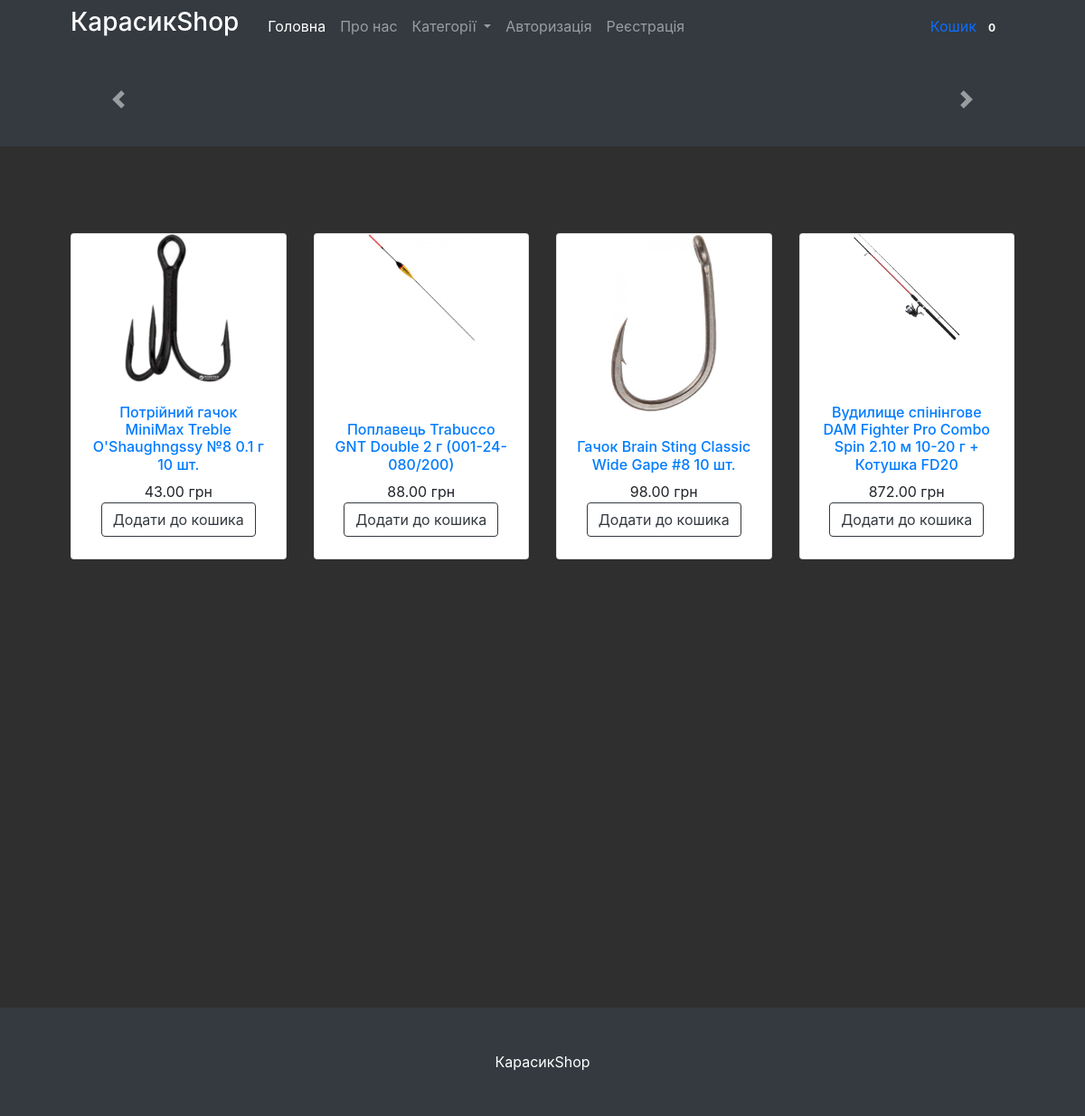
Before: / with the older database file.
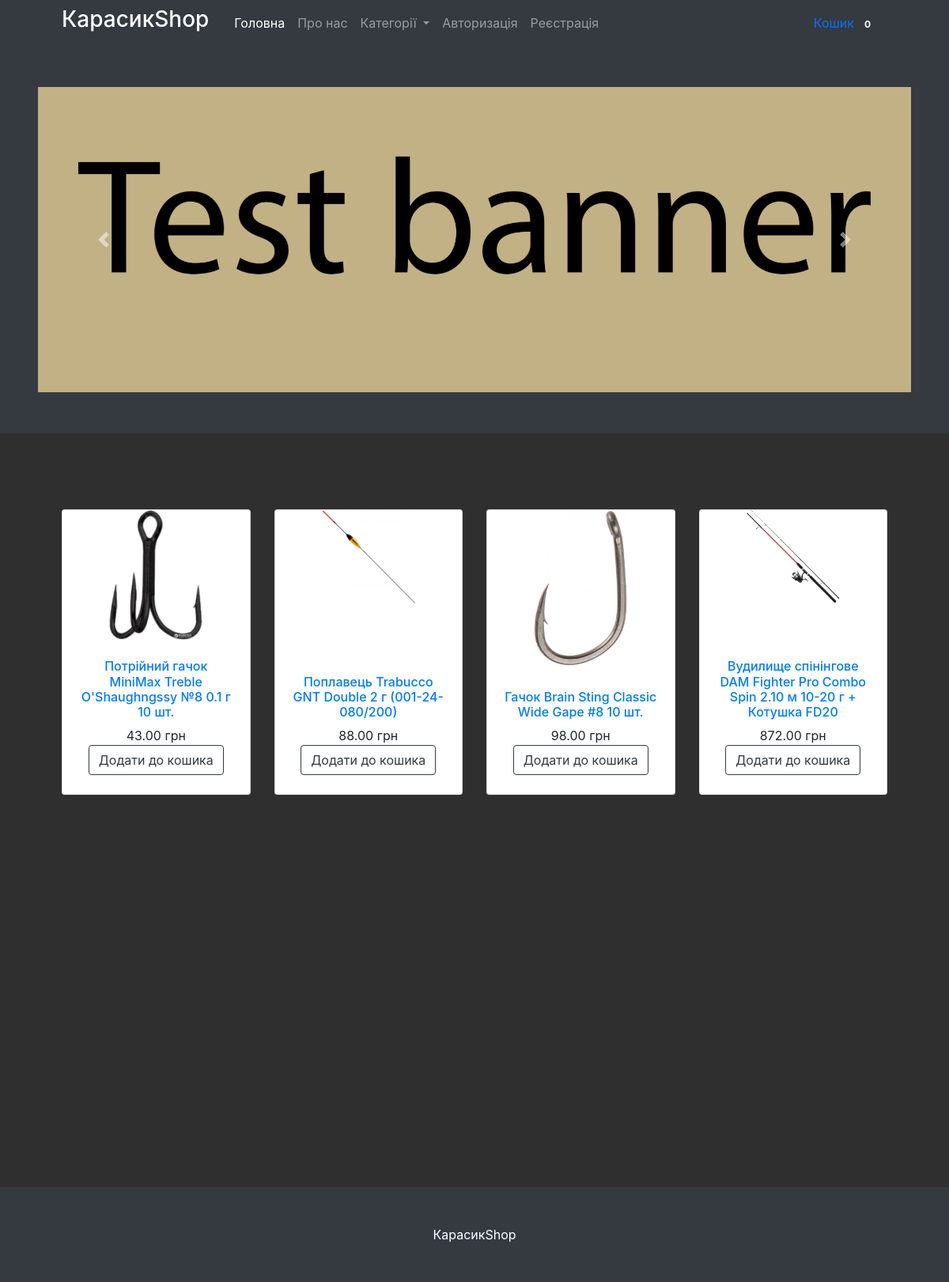
After: the same page with the newer database file.
### mainapp/models.py (models this page shows, shortened)
class Product(models.Model):
    category = models.ForeignKey(Category, verbose_name='Категорія', on_delete=models.CASCADE)
    title = models.CharField(max_length=255, verbose_name='Найменування')
    slug = models.SlugField(unique=True)
    image = models.ImageField(verbose_name='Зображення')
    description = models.TextField(verbose_name='Опис', null=True)
    price = models.DecimalField(max_digits=9, decimal_places=2, verbose_name='Ціна')
    features = models.ManyToManyField("specs.ProductFeatures", blank=True, related_name='features_for_product')
    active = models.BooleanField(verbose_name="Товар в наявності", default=True)
    img1 = models.ImageField(verbose_name="Додаткове зображення (не обов'язково)", null=True, blank=True)
    img2 = models.ImageField(verbose_name="Додаткове зображення (не обов'язково)", null=True, blank=True)
    img3 = models.ImageField(verbose_name="Додаткове зображення (не обов'язково)", null=True, blank=True)
    img4 = models.ImageField(verbose_name="Додаткове зображення (не обов'язково)", null=True, blank=True)
    img5 = models.ImageField(verbose_name="Додаткове зображення (не обов'язково)", null=True, blank=True)
    img6 = models.ImageField(verbose_name="Додаткове зображення (не обов'язково)", null=True, blank=True)
    img7 = models.ImageField(verbose_name="Додаткове зображення (не обов'язково)", null=True, blank=True)
    img8 = models.ImageField(verbose_name="Додаткове зображення (не обов'язково)", null=True, blank=True)
    def get_absolute_url(self):
        return reverse('product_detail', kwargs={'slug': self.slug})

class Banner(models.Model):
    title = models.CharField(max_length=255, verbose_name="Назва банера")
    slug = models.SlugField(unique=True)
    link = models.CharField(max_length=255, verbose_name="Посилання (Не обов'язково)", null=True, blank=True)
    image = models.ImageField(verbose_name="Зображення")
    first = models.BooleanField(verbose_name='Перший в слайдері', default=False)
    active = models.BooleanField(verbose_name='Активність', default=False)

### mainapp/views.py (the view)
# urls.py: path('', BaseView.as_view(), name='index'),
class BaseView(CartMixin, View):
    def get(self, request, *args, **kwargs):
        categories = Category.objects.all()
        products = Product.objects.all()
        banners = Banner.objects.all()
        context = {
            'categories': categories,
            'products': products,
            'banners': banners,
            'cart': self.cart
        }
        return render(request, 'base.html', context)

### mainapp/mixins.py (called while the page is built)
    def dispatch(self, request, *args, **kwargs):
        if request.user.is_authenticated:
            customer = Customer.objects.filter(user=request.user).first()
            if not customer:
                customer = Customer.objects.create(
                    user=request.user
                )
            cart = Cart.objects.filter(owner=customer, in_order=False).first()
            if not cart:
                cart = Cart.objects.create(owner=customer)
        else:
            cart = Cart.objects.filter(for_anonymous_user=True).first()
            if not cart:
                cart = Cart.objects.create(for_anonymous_user=True)
        self.cart = cart
        return super().dispatch(request, *args, **kwargs)

### mainapp/models.py (called while the page is built)
    def get_absolute_url(self):
        return reverse('category_detail', kwargs={'slug': self.slug})

### mainapp/templates/base.html (shortened to what the changed rows need)
{% load static %}
<!DOCTYPE html>
<html lang="uk">
<head>
    <link href='{% static "bootstrap/bootstrap.min.css" %}' rel="stylesheet"/>
    <link rel="stylesheet" href="https://cdn.jsdelivr.net/npm/@fancyapps/ui@4.0/dist/fancybox.css"/>
    <link href="https://cdnjs.cloudflare.com/ajax/libs/twitter-bootstrap/4.1.2/css/bootstrap.min.css" rel="stylesheet"/>
    <link href="https://cdn.jsdelivr.net/npm/slick-carousel@1.8.1/slick/slick.css" rel="stylesheet"/>
    <link href="https://cdnjs.cloudflare.com/ajax/libs/fancybox/3.3.5/jquery.fancybox.min.css" rel="stylesheet"/>
</head>
<body>
{% block content %}
    {% if banners %}
        <header class="bg-dark py-1">
            <div class="containery  px-4 px-lg-5 my-5">
                <div id="carouselExampleControls" class="carousel slide" data-ride="carousel">
                    <div class="carousel-inner">
                        {% for banner in banners %}
                            {% if banner.active %}
                                {% if banner.first %}
                                    {% if banner.link != null %}
                                        <div class="carousel-item active">
                                            <a href="{{ banner.link }}"><img class="d-block w-100"
                                                                             src="{{ banner.image.url }}"
                                                                             alt="{{ banner.title }}"></a>
                                        </div>
                                    {% endif %}
                                {% endif %}
                            {% endif %}
                        {% endfor %}
                    </div>
                </div>
            </div>
        </header>
    {% endif %}
    <section class="py-5">
        <div class="container px-4 px-lg-5 mt-5">
            <div class="row gx-4 gx-lg-5 row-cols-2 row-cols-md-3 row-cols-xl-4 justify-content-center">
                {% for product in products %}
                    {% if product.active %}
                        <div class="col mb-5">
                            <div class="card h-100">
                                <a href="{{ product.get_absolute_url }}">
                                    <img class="card-img-top img_card image_cart" src="{{ product.image.url }}"
                                         alt="..."/>
                                </a>
                                <div class="card-body p-4 row align-items-end">
                                    <div class="text-center">
                                        <a href="{{ product.get_absolute_url }}">
                                            <h6>{{ product.title }}</h6>
                                        </a>
                                        {{ product.price }} грн
                                        <br>
                                        {% if not request.user.is_authenticated %}
                                            <a class="btn btn-outline-dark mt-auto"
                                               href="{% url 'registration' %}">Додати до кошика</a>
                                        {% endif %}
                                    </div>
                                </div>
                            </div>
                        </div>
                    {% endif %}
                {% endfor %}
            </div>
        </div>
    </section>
{% endblock content %}
</body>
</html>

Changed rows visible on the page:
now on this page (row edited): Banner: image (picture)
